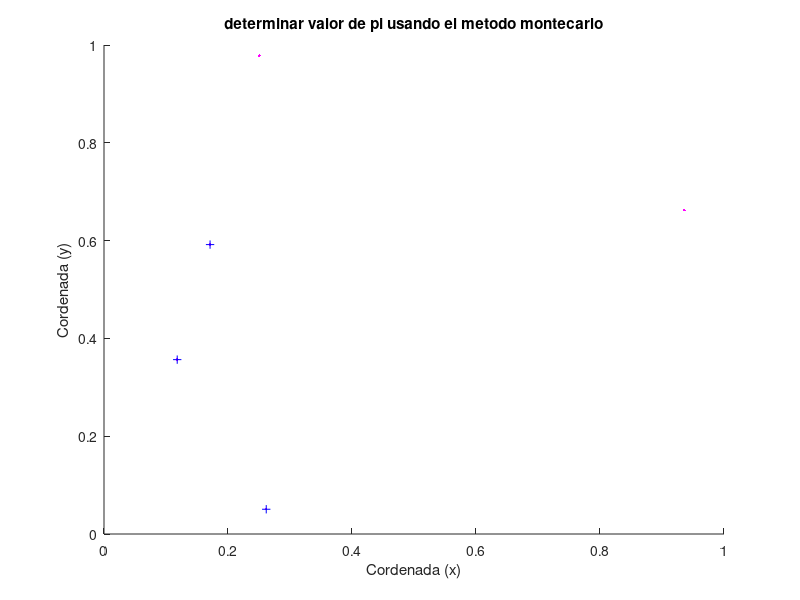

Write the MATLAB code that produced this figure.
% calculo metodo montecarlo
%calculo de pi

N=input('Ingrese nuestro numero de puntos de N2= ')
Nc=0;
for i=1:N
    x=rand;
    y=rand;
    z=x^2+y^2
    %grafica
     hold on
    plot (x,y,'m')
    if z<=1;
        Nc=Nc+1
    plot (x,y,'b+')
    end
    xlabel('Cordenada (x)');
    ylabel('Cordenada (y)');
title('determinar valor de pi usando el metodo montecarlo')
hold off
end
Pi=4*Nc/N